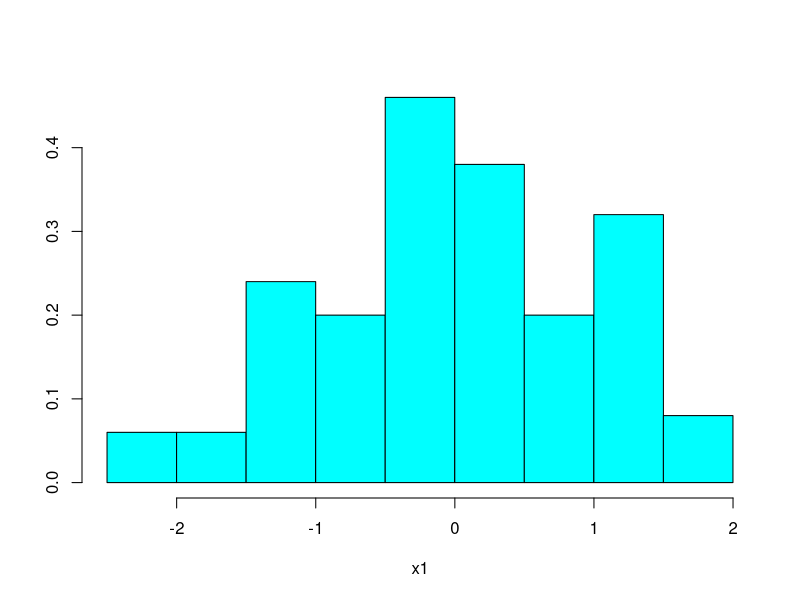
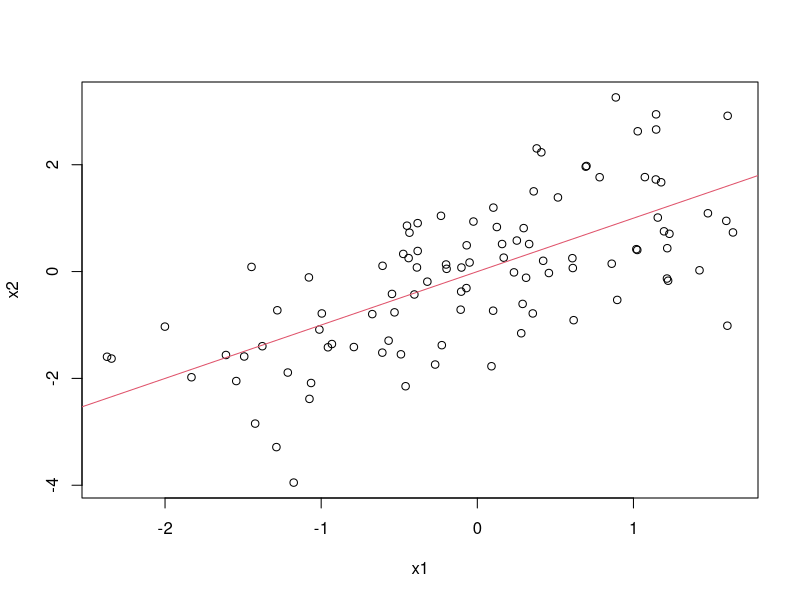

R code for these plots, in order:
## R_Demo_Simulation_Learning_Estimate_Mean.R
##########################################################################
## INSTRUCTOR: Christopher Fariss
## COURSE NAME: Advanced Computational Methods for Social Media and Textual Data (3B)
## University of Essex Summer School 2023
##
## Date: 2023-08-08
##
## Please e-mail me if you find any errors or have and suggestions (either email is fine)
## e-mail: cjf0006@gmail.com
## e-mail: cjfariss@umich.edu
##
##########################################################################
## Introduction to tutorial:
## Two websites that let you guess the correlation coefficient:
##
## http://guessthecorrelation.com/
## http://istics.net/Correlations/
##
## Check out this additional resources:
## https://tinystats.github.io/teacups-giraffes-and-statistics/04_variance.html
## https://tinystats.github.io/teacups-giraffes-and-statistics/05_correlation.html
##
##########################################################################
## Introduction to tutorial:
## For this R tutorial, we will learn:
##
## Variance: a measure of the squared distance from the mean value of a variable to all other values of the variable (strictly positive).
##
## Standard deviation: a measure of the distance from the mean value of a variable to all other values of the variable (strictly positive).
## 
## Covariance: a measure of the product of the distance from the mean values of two variables from each of the other values of the variable (strictly positive).
##
## Correlation: standardized measure of covariance that ranges between -1 and 1.
##
##
##
##########################################################################

## Use the normal distribution to simulate two variables 
sim_n <- 100
x1 <- rnorm(sim_n, 0, 1)

summary(x1)
#x1

library(MASS)
truehist(x1)

x2 <- 0 + 1*x1 + rnorm(sim_n, 0, 1)

## check the simulation visually
plot(x1, x2)
abline(a=0,b=1,col=2)


## calculate the variance and standard deviation of the first variable
var(x1) ## variance 
sqrt(var(x1)) ## standard deviation
sd(x1) ## standard deviation

## calculate the variance and standard deviation of the second variable
var(x2) ## variance
sqrt(var(x2)) ## standard deviation
sd(x2) ## standard deviation

## calculate the relationship between the variance of the two variables (covariance and correlation)
cov(x1, x2) ## covariance
cor(x1, x2) ## correlation


## calculate the distance from the mean
x1_distance <- x1 - mean(x1)
x2_distance <- x2 - mean(x2)

## calculate the squared distance
x1_squared_distance <- x1_distance^2
x2_squared_distance <- x2_distance^2

## summarize the squared distance
summary(x1_squared_distance)
summary(x2_squared_distance)

## calculate the variance of x1
variance_x1 <- sum(x1_squared_distance)/(sim_n - 1)
variance_x1

## calculate the variance of x1
var(x1)

## calculate the variance of x2
variance_x2 <- sum(x2_squared_distance)/(sim_n - 1)
variance_x2

## calculate the variance of x2
var(x2)


## multiply each distance variable, which is called the crossproduct
x1x2_distance_product <- x1_distance * x2_distance

summary(x1x2_distance_product)

covariance_x1x2 <- sum(x1x2_distance_product)/(sim_n - 1)
covariance_x1x2
cov(x1, x2)

## standardize the covariance by dividing by the product of the two standard deviations
covariance_x1x2/(sd(x1)*sd(x2))
cor(x1, x2)


##########################################################################
## the relationship between the simulated correlation estimated by several functions
##########################################################################

## define a function to transform a variable so that it has mean 0 and sd 1
standarize_function <- function(x){
  (x-mean(x))/sd(x)
}

summary(scale(x1))
summary(standarize_function(x1))

## test that all values returned from the two functions are equal
all(scale(x1)==standarize_function(x1))

## view the variance from the returned values of the two function
var(scale(x1))
var(standarize_function(x1))

## view the covariance of the two variables 
cov(x1,x2)

## view the correlation of the two variables 
cor(x1,x2)

## view the covariance of the standardized values of the two variables 
cov(scale(x1), scale(x2))

## test if the values of the standardized values of the two variables are equal to the correlation of the two variables
cor(x1,x2) == cov(scale(x1), scale(x2))


## use the linear model function lm() to calculate the correlation coefficient 
fit <- lm(x2 ~ x1)
summary(fit)

## print the r-squared value
summary(fit)$r.squared

summary(fit)[[8]]

## calculate the square root of the r-squared value from the bivariate regression which is the correlation coefficient
sqrt(summary(fit)$r.squared)

## test if the r-squared value from the bivariate regression which is the correlation coefficient
cor(x1,x2) == sqrt(summary(fit)$r.squared)

## standardize the x2 variable 
fit <- lm(scale(x2) ~ x1)
summary(fit)

## standardize the x2 variable and set the intercept to 0 (i.e., do not estimate the intercept, alpha, or b0)
fit <- lm(scale(x2) ~ -1 + x1)
summary(fit)

## standardize the x2 variable, the x1 variable, and set the intercept to 0
fit <- lm(scale(x2) ~ -1 + scale(x1))
summary(fit)

## notice that the correlation is the same as the regression coefficient from the summary() function above
cor(x1, x2)

## test 
summary(fit)$coefficients[1] == cor(x1, x2)

## the test above is false because of a round error
## use the round function to determine how many digits the test above is TRUE before becoming FALSE

## THIS IS JUST FOR FUN
significant_digit <- 0
test <- TRUE
repeat{
  test <- round(summary(fit)$coefficients[1], significant_digit) == round(cor(x1, x2), significant_digit)
  if(test==FALSE) break
  significant_digit <- significant_digit + 1
}
significant_digit

## double check
round(summary(fit)$coefficients[1], significant_digit-1) == round(cor(x1, x2), significant_digit-1)
round(summary(fit)$coefficients[1], significant_digit) == round(cor(x1, x2), significant_digit)

## so the correlations coefficient from the lm() function compared to the cor() function are equivalent to the 16th significant digit (i.e., 0.0000000000000000).

print(summary(fit)$coefficients[1], significant_digit-1)
print(cor(x1, x2), significant_digit-1)

## the difference between the two values is 0.0000000000000003
print(summary(fit)$coefficients[1], significant_digit)
print(cor(x1, x2), significant_digit)

## we can print out to 22 significant digits in R (note: that this number may be different depending on your computer)
significant_digit+6

print(summary(fit)$coefficients[1], significant_digit+6)
print(cor(x1, x2), significant_digit+6)

